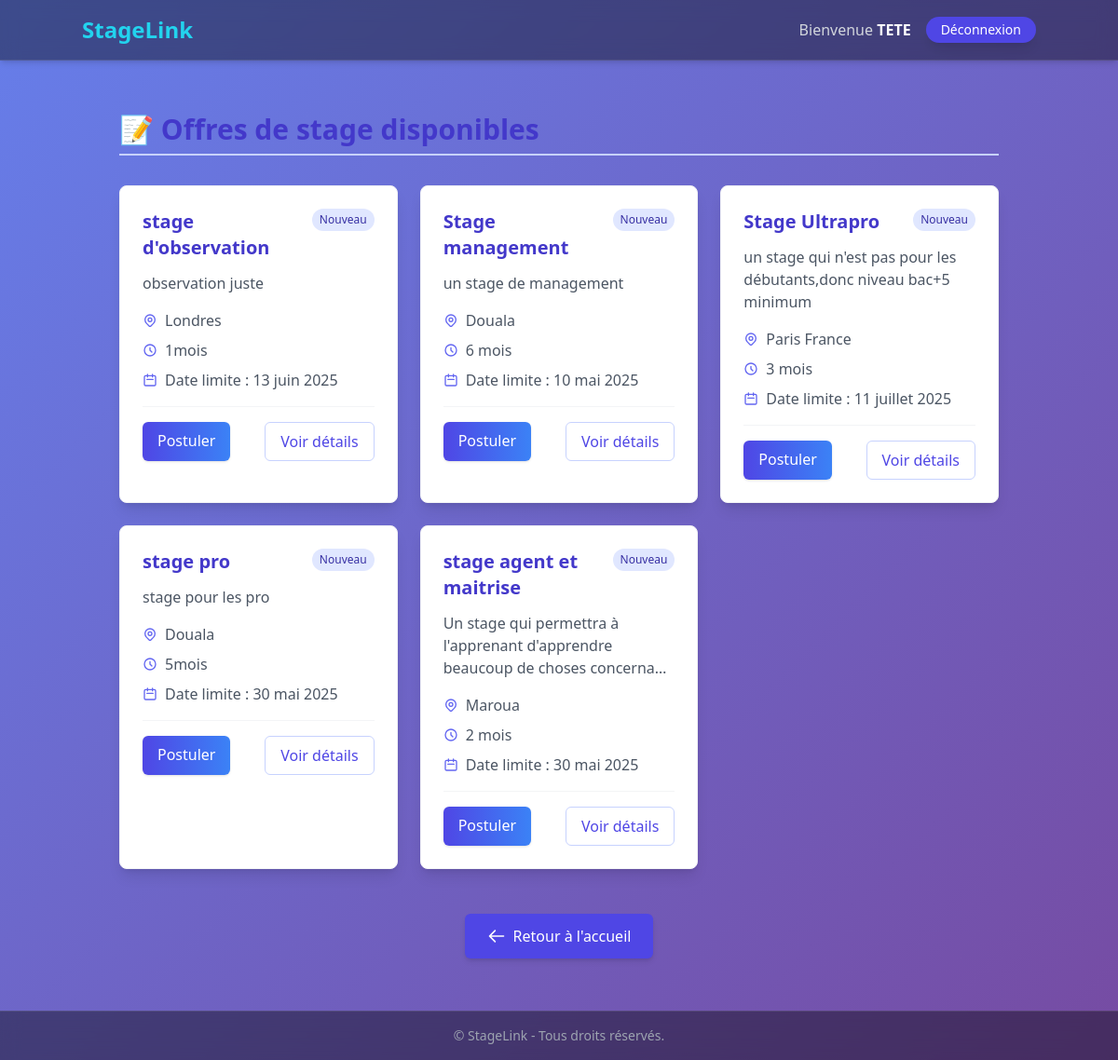
The page /etudiants/offres/ (signed in) on the database its author committed.
### accounts/models.py (models this page shows, shortened)
class CustomUser(AbstractBaseUser, PermissionsMixin):
    email = models.EmailField(unique=True)
    username = models.CharField(max_length=255, unique=True)
    user_type = models.CharField(
        max_length=20,
        choices=[('etudiant', 'Étudiant'), ('entreprise', 'Entreprise')],
        default='etudiant'
    )
    is_active = models.BooleanField(default=True)
    is_staff = models.BooleanField(default=False)
    objects = CustomUserManager()
    USERNAME_FIELD = 'email'
    REQUIRED_FIELDS = ['username']

### entreprises/models.py (models this page shows, shortened)
class Offre(models.Model):
    entreprise = models.ForeignKey(Entreprise, on_delete=models.CASCADE, related_name='offres')
    titre = models.CharField(max_length=200)
    description = models.TextField()
    lieu = models.CharField(max_length=100)
    duree = models.CharField(max_length=50)
    date_limite = models.DateField()
    date_creation = models.DateTimeField(default=timezone.now)

### etudiants/views.py (the view)
# urls.py: path('offres/', views.voir_offres, name='voir_offres'),
def voir_offres(request):
    offres = Offre.objects.all().order_by('-date_creation')  # Tu peux trier comme tu veux
    return render(request, 'etudiants/voir_offres.html', {'offres': offres})

### etudiants/templates/etudiants/voir_offres.html (shortened to what this page needs)
<!DOCTYPE html>
<html lang="en">
<head>
</head>
<body>
    {% extends "base.html" %}
    {% block content %}
    <div class="container mx-auto px-4 py-8">
        <h2 class="text-3xl font-bold mb-8 text-indigo-700 border-b-2 border-indigo-200 pb-2 transform transition hover:scale-101">
            <span class="inline-block">📝</span> Offres de stage disponibles
        </h2>
        <div class="grid grid-cols-1 md:grid-cols-2 lg:grid-cols-3 gap-6">
            {% for offre in offres %}
                <div class="bg-white p-6 rounded-lg shadow-lg hover:shadow-xl transition-all duration-300 border border-gray-100 transform hover:-translate-y-1">
                    <div class="flex justify-between items-start">
                        <h3 class="text-xl font-semibold text-indigo-700">{{ offre.titre }}</h3>
                        <span class="bg-indigo-100 text-indigo-800 text-xs px-2 py-1 rounded-full">Nouveau</span>
                    </div>
                    <p class="text-gray-600 mt-3 line-clamp-3">{{ offre.description|truncatewords:25 }}</p>
                    <div class="mt-4 space-y-2">
                        <p class="text-gray-600 flex items-center">
                            <span>{{ offre.lieu }}</span>
                        </p>
                        <p class="text-gray-600 flex items-center">
                            <svg xmlns="http://www.w3.org/2000/svg" class="h-4 w-4 mr-2 text-indigo-500" fill="none" viewBox="0 0 24 24" stroke="currentColor">
                                <path stroke-linecap="round" stroke-linejoin="round" stroke-width="2" d="M12 8v4l3 3m6-3a9 9 0 11-18 0 9 9 0 0118 0z" />
                            </svg>
                            <span>{{ offre.duree }}</span>
                        </p>
                        <p class="text-gray-600 flex items-center">
                            <svg xmlns="http://www.w3.org/2000/svg" class="h-4 w-4 mr-2 text-indigo-500" fill="none" viewBox="0 0 24 24" stroke="currentColor">
                                <path stroke-linecap="round" stroke-linejoin="round" stroke-width="2" d="M8 7V3m8 4V3m-9 8h10M5 21h14a2 2 0 002-2V7a2 2 0 00-2-2H5a2 2 0 00-2 2v12a2 2 0 002 2z" />
                            </svg>
                            <span>Date limite : {{ offre.date_limite }}</span>
                        </p>
                    </div>
                    <hr class="my-4 border-gray-100">
                    <div class="flex flex-col sm:flex-row sm:justify-between gap-2">
                        <a href="{% url 'postuler_offre' offre.id %}"
                           class="text-center bg-gradient-to-r from-indigo-600 to-blue-500 text-white font-medium px-4 py-2 rounded-md hover:from-indigo-700 hover:to-blue-600 transition-all duration-300 shadow">
                            Postuler
                        </a>
                        <a href="{% url 'detail_offre' offre.id %}"
                           class="text-center text-indigo-600 hover:text-indigo-800 border border-indigo-200 hover:border-indigo-400 px-4 py-2 rounded-md transition-all duration-300">
                            Voir détails
                        </a>
                    </div>
                </div>
            {% endfor %}
        </div>
        <div class="text-center mt-12">
            <a href="{% url 'accueil_etudiant' %}"
               class="inline-flex items-center bg-indigo-600 text-white px-6 py-3 rounded-md hover:bg-indigo-700 transition-colors duration-300 shadow-md">
                <svg xmlns="http://www.w3.org/2000/svg" class="h-5 w-5 mr-2" fill="none" viewBox="0 0 24 24" stroke="currentColor">
                    <path stroke-linecap="round" stroke-linejoin="round" stroke-width="2" d="M10 19l-7-7m0 0l7-7m-7 7h18" />
                </svg>
                Retour à l'accueil
            </a>
        </div>
    </div>
    {% endblock %}

### templates/base.html (shortened to what this page needs)
<!DOCTYPE html>
<html lang="fr">
<head>
    <script src="https://cdn.tailwindcss.com"></script>
</head>
<body class="min-h-screen flex flex-col" style="background: linear-gradient(135deg, #667eea 0%, #764ba2 100%);">
    {% load widget_tweaks %}
    <nav class="p-4 shadow-md" style="background: rgba(0, 0, 0, 0.4); backdrop-filter: blur(10px); -webkit-backdrop-filter: blur(10px); border-bottom: 1px solid rgba(255, 255, 255, 0.1);">
        <div class="container mx-auto flex justify-between items-center">
            <a href="#" class="text-2xl font-bold text-cyan-400 hover:text-cyan-300 transition">
                StageLink
            </a>
            <div class="flex items-center space-x-4">
                {% if user.is_authenticated %}
                    <span class="text-gray-300">Bienvenue <strong class="text-white">{{ user.username }}</strong></span>
                    <form method="post" action="{% url 'logout' %}" class="inline">
                        <button type="submit" class="bg-indigo-600 hover:bg-indigo-700 text-white px-4 py-1 rounded-full text-sm transition shadow-lg hover:shadow-xl">
                            Déconnexion
                        </button>
                    </form>
                {% endif %}
            </div>
        </div>
    </nav>
    <main class="flex-grow container mx-auto p-6">
        {% block content %}
        {% endblock %}
    </main>
    <footer class="text-center p-4 text-sm" style="background: rgba(0, 0, 0, 0.4); backdrop-filter: blur(10px); -webkit-backdrop-filter: blur(10px); border-top: 1px solid rgba(255, 255, 255, 0.1);">
        <span class="text-gray-400">© {{ now|date:"Y" }} StageLink - Tous droits réservés.</span>
    </footer>
</body>
</html>

### rows shown on the page
CustomUser: username "TETE"
Offre: titre "stage d'observation", description "observation juste", lieu "Londres", duree "1mois", date_limite "13 juin 2025"
Offre: titre "Stage management", description "un stage de management", lieu "Douala", duree "6 mois", date_limite "10 mai 2025"
Offre: titre "Stage Ultrapro", description "un stage qui n'est pas pour les débutants,donc niveau bac+5 minimum", lieu "Paris France", duree "3 mois", date_limite "11 juillet 2025"
Offre: titre "stage pro", description "stage pour les pro", lieu "Douala", duree "5mois", date_limite "30 mai 2025"
Offre: titre "stage agent et maitrise", description "Un stage qui permettra à l'apprenant d'apprendre beaucoup de choses…", lieu "Maroua", duree "2 mois", date_limite "30 mai 2025"
